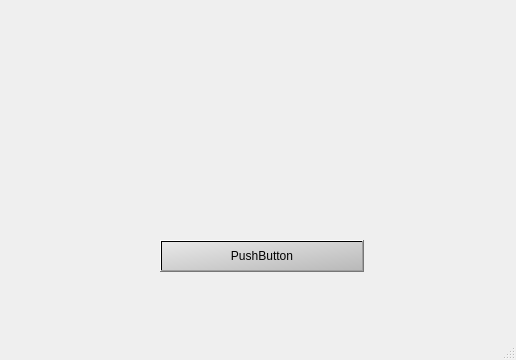
<?xml version="1.0" encoding="UTF-8"?>
<ui version="4.0">
 <class>MainWindow</class>
 <widget class="QMainWindow" name="MainWindow">
  <property name="geometry">
   <rect>
    <x>0</x>
    <y>0</y>
    <width>516</width>
    <height>360</height>
   </rect>
  </property>
  <property name="windowTitle">
   <string>MainWindow</string>
  </property>
  <widget class="QWidget" name="centralwidget">
   <widget class="QPushButton" name="pushButton">
    <property name="geometry">
     <rect>
      <x>160</x>
      <y>240</y>
      <width>204</width>
      <height>32</height>
     </rect>
    </property>
    <property name="styleSheet">
     <string notr="true">background-color: qlineargradient(spread:pad, x1:0, y1:0, x2:1, y2:1, stop:0 rgba(232, 232, 232, 255), stop:1 rgba(185, 185, 185, 255));</string>
    </property>
    <property name="text">
     <string>PushButton</string>
    </property>
   </widget>
  </widget>
  <widget class="QMenuBar" name="menubar">
   <property name="geometry">
    <rect>
     <x>0</x>
     <y>0</y>
     <width>516</width>
     <height>21</height>
    </rect>
   </property>
  </widget>
  <widget class="QStatusBar" name="statusbar"/>
 </widget>
 <resources/>
 <connections/>
</ui>
